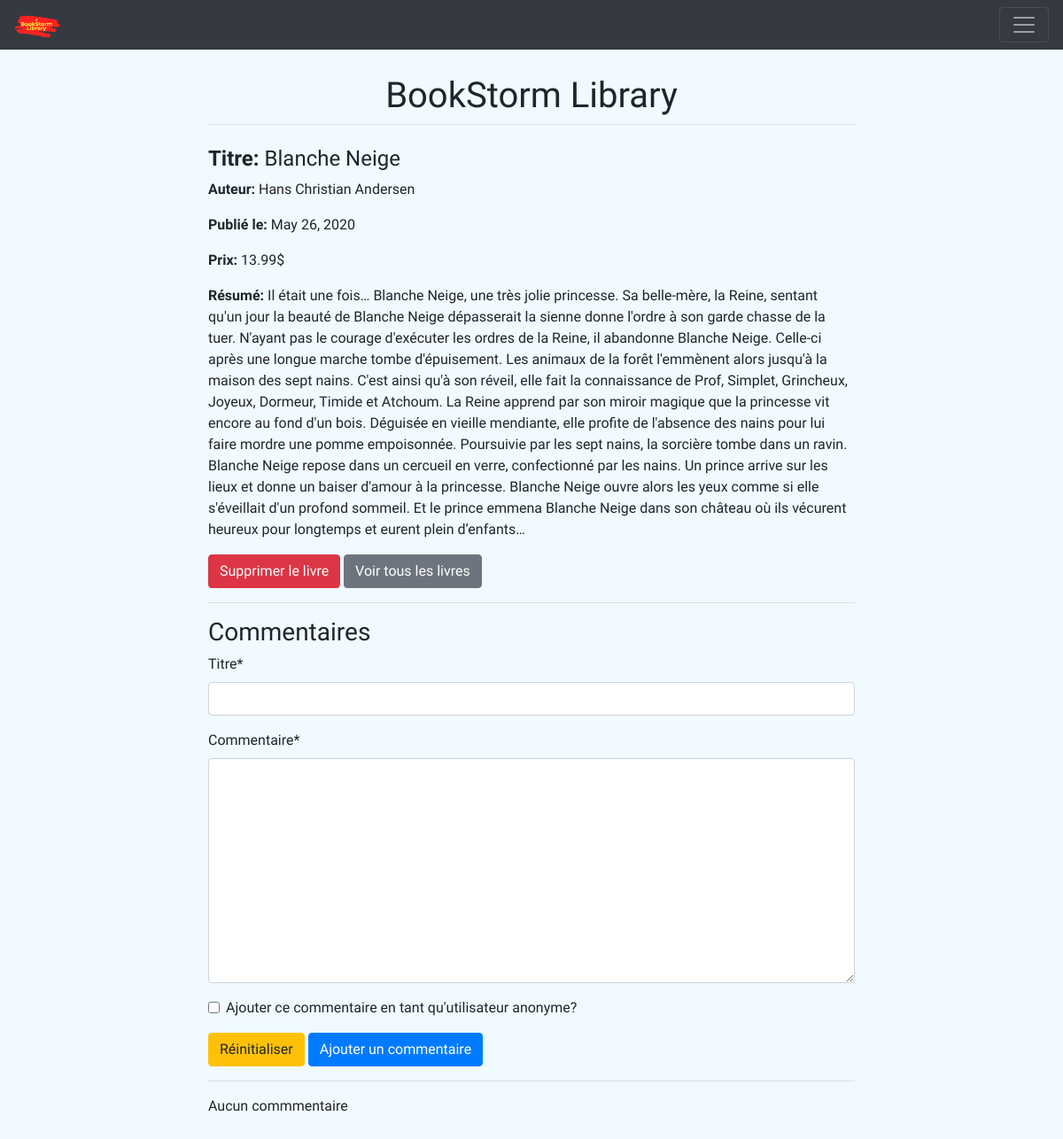
/books/2/ (signed in), run on an earlier commit of the app's database.
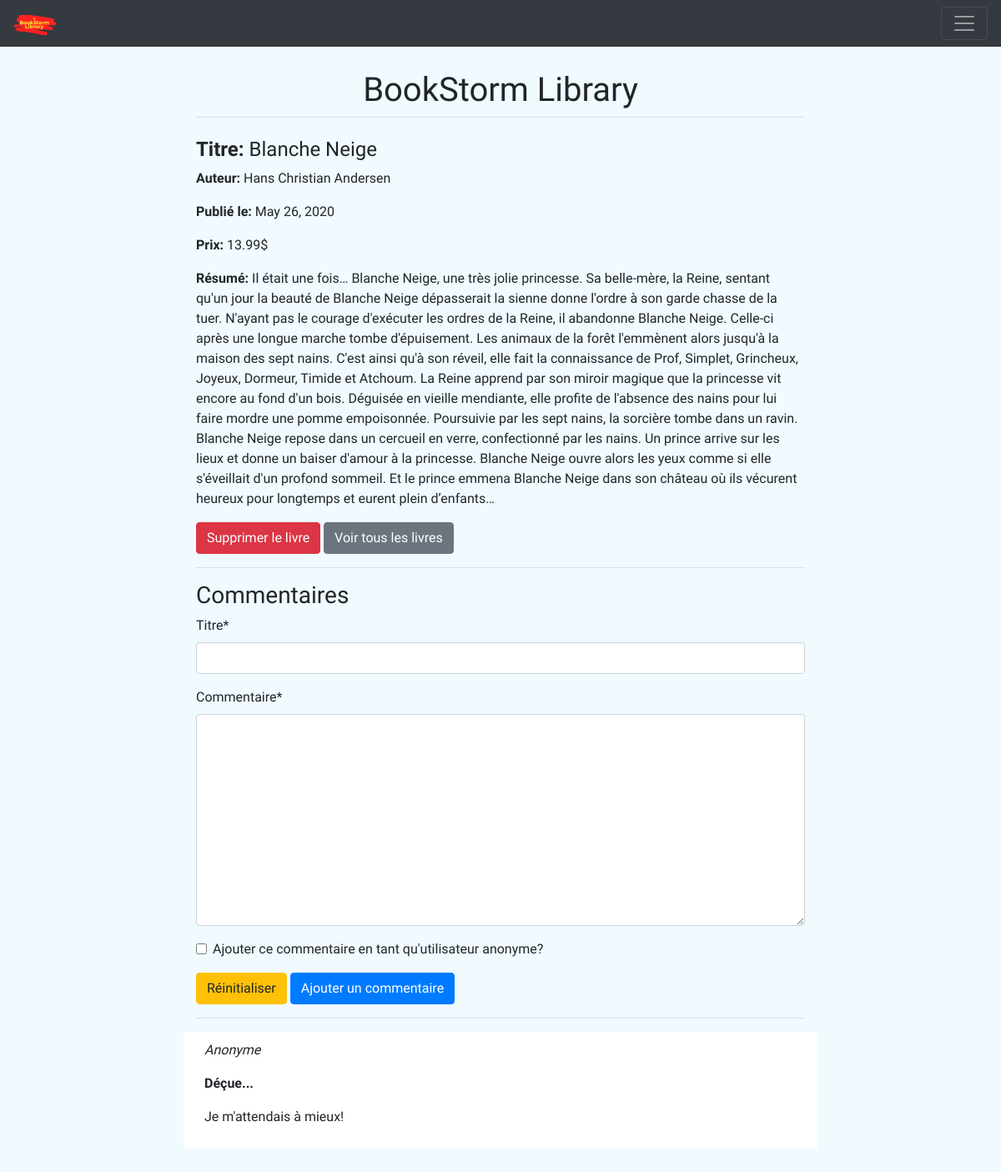
And on a later commit of the database.
### comments/models.py (models this page shows, shortened)
class Comment(models.Model):
    title               = models.CharField(max_length=120) # max_length is mandatory with a CharField
    content             = models.TextField()
    author              = models.ForeignKey(Account, on_delete=models.CASCADE)
    anonymous           = models.BooleanField(default=False)
    book                = models.ForeignKey(Book, on_delete=models.CASCADE)
    create_stamp        = models.DateField(auto_now_add=True) # only when first created
    last_update_stamp   = models.DateField(auto_now=True) # every time save() method is called, including when it is first created

### books/views.py (the view)
# urls.py: path('<int:id>/', BookDetailView.as_view(), name='book-detail'),
class BookDetailView(DetailView):
	template_name = 'books/book_detail.html'
	def get_object(self): #if you use a parameter name different from pk
		id_ = self.kwargs.get("id")
		return get_object_or_404(Book, id=id_)
	def get_context_data(self, **kwargs): #specify additionnal context variables
		context = super().get_context_data(**kwargs)
		context['comment_form'] = CommentForm
		context['comment_list'] = Book.objects.get(id=self.kwargs.get("id")).comment_set.all()
		return context

### accounts/models.py (called while the page is built)
    def has_author_account(self):
        return self.is_author

    def __str__(self):
        if self.first_name is None or self.first_name is '': #no null in python, use None instead
            return self.username
        else:
            return self.get_full_name()

### books/templates/books/book_detail.html (shortened to what this page needs)
{% extends 'base.html' %}
{% block content %}
    <h4><b>Titre:</b> {{ object.title }}</h4>
    <p><b>Auteur:</b>
            {{ object.author }}
        </p>
    <p><b>Publié le:</b> {{ object.create_stamp }}</p>
    <p><b>Prix:</b> {{ object.price }}$</p>
    <p><b>Résumé:</b> {{ object.summary }}</p>
    {% if object.author == user %}
        <a href="{% url 'books:book-delete' object.id %}" class="btn btn-danger">Supprimer le livre</a>
    {% else %}
        <button onclick="{{ object.like }}" class="btn btn-primary">J'aime <i class="fas fa-heart"></i></button>
    {% endif %}
    <a href="{% url 'books:book-list'%}" class="btn btn-secondary">Voir tous les livres</a>
    <hr>
    <h3>Commentaires</h3>
    {% load crispy_forms_tags %}
    <form method="POST" action="{% url 'comments:comment-create' object.id %}">
        {{ comment_form|crispy }}
        <input type="reset" name="reset" value="Réinitialiser" class="btn btn-warning">
        <input type="submit" name="submit" class="btn btn-primary" value="Ajouter un commentaire">
    </form>
    <hr>
	{% for comment in comment_list %}
        <div style="background-color: white; padding: 10px; margin-bottom: 5px; position: relative;" class="row">
            <div class="col-sm-10">
                {% if comment.anonymous %}
                    <p><em>Anonyme</em></p>
                {% else %}
                    <p><em>{{ comment.author }}</em></p>
                {% endif %}
                <p><b>{{ comment.title }}</b></p>
                <p>{{ comment.content }}</p>
            </div>
        </div>
        {% empty %}
        <div>Aucun commmentaire</div>
	{% endfor %}
{% endblock %}

What changed in the data, as far as the page shows it:
added Comment: anonymous "Anonyme", title "Déçue...", content "Je m'attendais à mieux!"
Also different on the page:
text no longer shown: "Aucun commmentaire"
